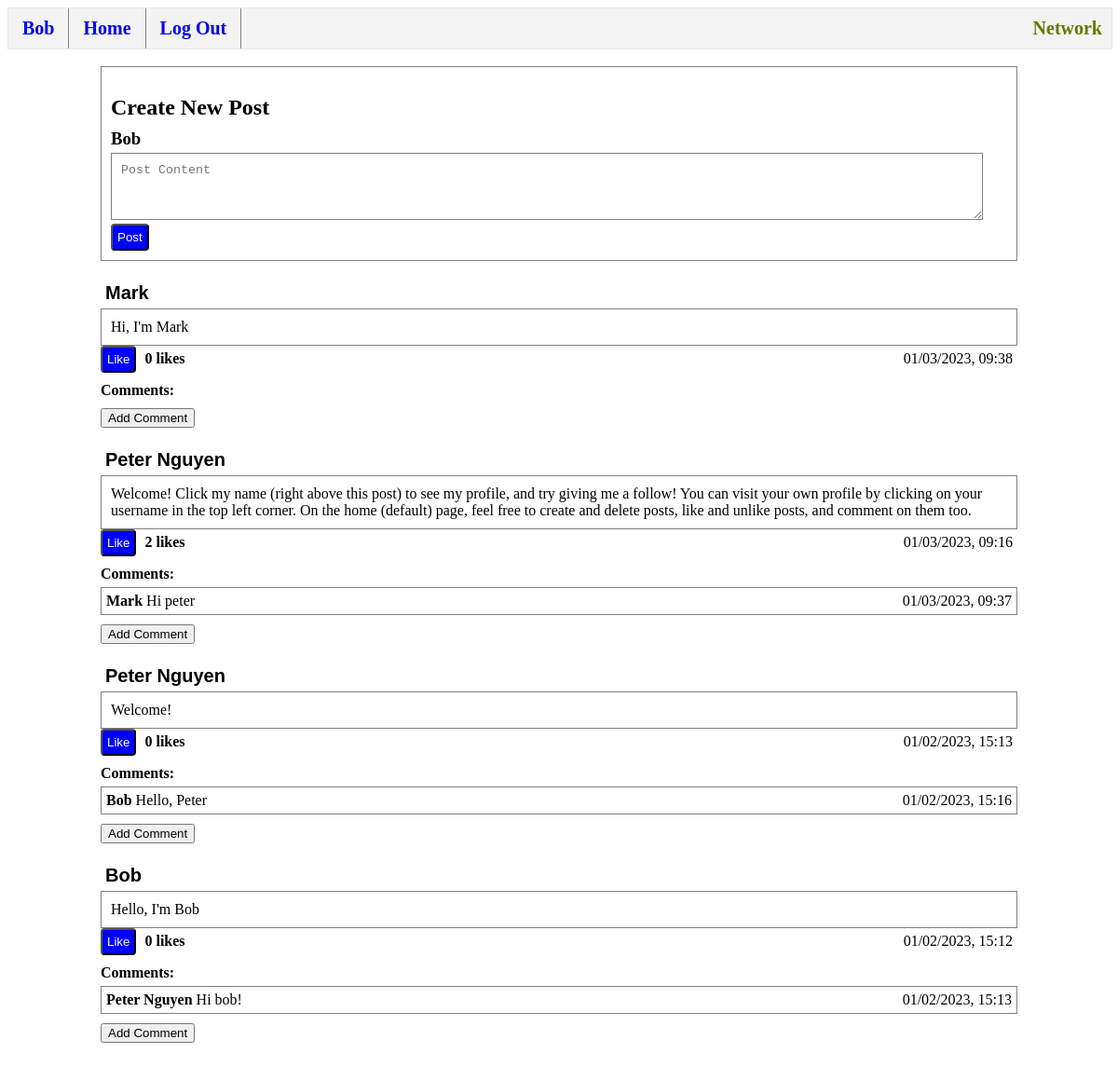
/ (signed in), run on the app's committed database.
### tables this page shows
CREATE TABLE posts (
    id INTEGER PRIMARY KEY AUTOINCREMENT,
    user_id INTEGER NOT NULL,
    username TEXT NOT NULL,
    content TEXT NOT NULL,
    likes INTEGER DEFAULT 0 NOT NULL,
    datetime NUMERIC NOT NULL,
    FOREIGN KEY (user_id) REFERENCES users(id) ON DELETE CASCADE
);

CREATE TABLE comments (
    id INTEGER PRIMARY KEY AUTOINCREMENT,
    user_id INTEGER NOT NULL,
    post_id INTEGER NOT NULL,
    username TEXT NOT NULL,
    comment TEXT NOT NULL,
    datetime NUMERIC NOT NULL,
    FOREIGN KEY (user_id) REFERENCES users(id) ON DELETE CASCADE,
    FOREIGN KEY (post_id) REFERENCES posts(id) ON DELETE CASCADE
);

### app.py (the view)
@app.route("/", methods=["GET", "POST"])
@login_required
def index():
    if request.method == "GET":
        pass
    if request.method == "POST":
        content = request.form.get("content")
        if content:
            create_post(content)
    posts = get_posts()
    comments = get_comments()
    return render_template("index.html", posts=posts, comments=comments)

### helpers.py (called while the page is built)
def executeDB(query, arg=None):
    conn = sql.connect('network.db')
    conn.row_factory = sql.Row # "dictionary cursor"
    cur = conn.cursor()
    if arg == None:
        cur.execute(query)
    else:
        cur.execute(query, arg)
    value = cur.fetchall()
    conn.commit()
    conn.close()
    return value

def get_comments():
    return executeDB("SELECT * FROM comments")

def get_posts(user_id=None):
    if user_id == None:
        posts = executeDB("SELECT * FROM posts ORDER BY datetime DESC")
    else:
        posts = executeDB("SELECT * FROM posts WHERE user_id = ? ORDER BY datetime DESC", [user_id])
    return posts

def login_required(f):
    @wraps(f)
    def decorated_function(*args, **kwargs):
        if session.get("user_id") is None:
            return redirect("/login")
        return f(*args, **kwargs)
    return decorated_function

### templates/index.html (shortened to what this page needs)
{% extends "posts-layout.html" %}
{% block subbody %}
    <div class="post">
        <h2>Create New Post</h2>
        <h3 class="username">{{session["username"]}}</h3>
        <form action="/" method="post">
            <textarea class="post text-box" placeholder="Post Content" name="content"></textarea>
            <br>
            <input class="button" type="submit" value="Post">
        </form>
    </div>
    <br>
{% endblock %}

### templates/posts-layout.html (shortened to what this page needs)
{% extends "layout.html" %}
{% block body %}
    {% block subbody %}
    {% endblock %}
    {% for post in posts %}
    <div id="post{{post.id}}">
        <form action="/profile" method="post" class="inline">
            <input class="profile-name" type="submit" value="{{ post.username }}">
        </form>
        <div class="post">{{ post.content }}</div>
        <button id="like-button{{ post.id }}" onclick=likeFeature({{post.id}}) class="like button" style="display: inline-block;">Like</button>
        <h4 id="like-count{{ post.id }}" class="inline">{{ post.likes }} likes</h4>
        <p class="inline right">{{ post.datetime }}</p>
        <div id="comments{{ post.id }}">
            <h4 class="no-margin">Comments:</h4>
            {% for comment in comments %}
                {% if comment.post_id == post.id %}
                <div class="comment">
                    <div class="inline"><b>{{comment.username}}</b>  {{ comment.comment }}</div>
                    <p class="inline right">{{ comment.datetime }}</p>
                </div>
                {% endif %}
            {% endfor %}
        </div>
        <button class="comment-toggle no-margin" name="{{ post.id }}">Add Comment</button>
        <br>
        <br>
    </div>
    {% endfor %}
{% endblock %}

### static/styles.css (style rules this page uses)
.inline { margin-top: 5px; display: inline-block; margin-bottom: 5px; padding-left: 5px; padding-right: 5px; }
.no-margin { margin-top: 10px; margin-bottom: 0px; }
.username { line-height: 0; margin-bottom:15px; }
.post { border-color: gray; border-style: solid; border-width:thin; padding: 10px; margin-bottom:0px; }
.text-box { height: fit-content; width: 95%; max-width: viewport; min-height: 50px; }
.comment { margin-top: 5px; border: 1px solid gray; }
.right { float: right; }
.button { background-color:blue; color: white; border-radius: 4px; padding: 5px; display:block; }
.profile-name { background: none!important; border: none; padding: 0!important; font-family: arial, sans-serif; font-size: 20px; color: black; cursor: pointer; font-weight: bold; }

### data on the page
posts: username "Mark", content "Hi, I'm Mark", likes "0", datetime "01/03/2023, 09:38"
posts: username "Peter Nguyen", content "Welcome! Click my name (right above this post) to see my profile, and try giving me a follow! You can visit your own profile by clicking on your username in the top left corner. On the home (default) page, feel free to create and delete posts, like and unlike posts, and comment on them too.", likes "2", datetime "01/03/2023, 09:16"
comments: username "Mark", comment "Hi peter", datetime "01/03/2023, 09:37"
posts: username "Peter Nguyen", content "Welcome!", likes "0", datetime "01/02/2023, 15:13"
comments: username "Bob", comment "Hello, Peter", datetime "01/02/2023, 15:16"
posts: username "Bob", content "Hello, I'm Bob", likes "0", datetime "01/02/2023, 15:12"
comments: username "Peter Nguyen", comment "Hi bob!", datetime "01/02/2023, 15:13"

### other printed values
{{ session["username"] }} "Bob"
